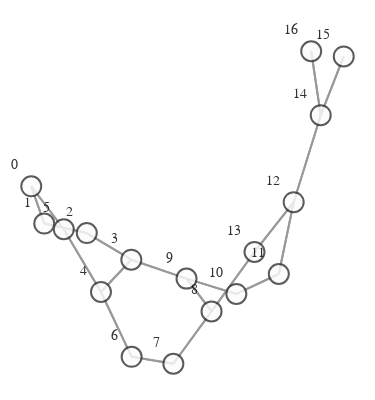

Source (notebook cell):
### Markdown cell above
# VISUALIZATION

### Code cell
def create_graph(graph):
    g = to_networkx(graph)
    pos = nx.spring_layout(g)
    vis = GraphVisualization(
        g,
        pos,
        node_text_position="top left",
        node_size=20,
    )
    fig = vis.create_figure()
    return fig


fig = create_graph(dataset[0])
fig.show()

### Figure 1 — Plotly figure (JSON) as saved in the notebook; plotly's stock layout.template omitted (floating-point values rounded to 4 significant figures)
{"data": [{"hoverinfo": "none", "line": {"color": "#808080", "width": 2}, "mode": "lines", "opacity": 0.8, "type": "scatter", "x": [-1, -0.9174, null, -1, -0.7927, null, -0.9174, -1, null, -0.9174, -0.6462, null, -0.6462, -0.9174, null, -0.6462, -0.3626, null, -0.3626, -0.6462, null, -0.3626, -0.556, null, -0.3626, -0.01105, null, -0.556, -0.3626, null, -0.556, -0.7927, null, -0.556, -0.3607, null, -0.7927, -1, null, -0.7927, -0.556, null, -0.3607, -0.556, null, -0.3607, -0.09505, null, -0.09505, -0.3607, null, -0.09505, 0.1482, null, 0.1482, -0.09505, null, 0.1482, -0.01105, null, 0.1482, 0.4218, null, -0.01105, -0.3626, null, -0.01105, 0.1482, null, -0.01105, 0.3064, null, 0.3064, -0.01105, null, 0.3064, 0.5767, null, 0.5767, 0.3064, null, 0.5767, 0.6715, null, 0.6715, 0.5767, null, 0.6715, 0.4218, null, 0.6715, 0.8437, null, 0.4218, 0.1482, null, 0.4218, 0.6715, null, 0.8437, 0.6715, null, 0.8437, 0.9903, null, 0.8437, 0.783, null, 0.9903, 0.8437, null, 0.783, 0.8437, null], "y": [0.1389, 0.03063, null, 0.1389, 0.01409, null, 0.03063, 0.1389, null, 0.03063, 0.002992, null, 0.002992, 0.03063, null, 0.002992, -0.07449, null, -0.07449, 0.002992, null, -0.07449, -0.1682, null, -0.07449, -0.1293, null, -0.1682, -0.07449, null, -0.1682, 0.01409, null, -0.1682, -0.3567, null, 0.01409, 0.1389, null, 0.01409, -0.1682, null, -0.3567, -0.1682, null, -0.3567, -0.3768, null, -0.3768, -0.3567, null, -0.3768, -0.2246, null, -0.2246, -0.3768, null, -0.2246, -0.1293, null, -0.2246, -0.05198, null, -0.1293, -0.07449, null, -0.1293, -0.2246, null, -0.1293, -0.174, null, -0.174, -0.1293, null, -0.174, -0.1159, null, -0.1159, -0.174, null, -0.1159, 0.09255, null, 0.09255, -0.1159, null, 0.09255, -0.05198, null, 0.09255, 0.3454, null, -0.05198, -0.2246, null, -0.05198, 0.09255, null, 0.3454, 0.09255, null, 0.3454, 0.5162, null, 0.3454, 0.5313, null, 0.5162, 0.3454, null, 0.5313, 0.3454, null]}, {"hoverinfo": "text", "marker": {"color": "#fcfcfc", "colorbar": {"thickness": 15, "title": {"side": "right", "text": ""}, "xanchor": "left"}, "colorscale": [[0, "rgb(255,255,217)"], [0.125, "rgb(237,248,177)"], [0.25, "rgb(199,233,180)"], [0.375, "rgb(127,205,187)"], [0.5, "rgb(65,182,196)"], [0.625, "rgb(29,145,192)"], [0.75, "rgb(34,94,168)"], [0.875, "rgb(37,52,148)"], [1, "rgb(8,29,88)"]], "line": {"color": "#333333", "width": 2}, "reversescale": false, "showscale": false, "size": 20}, "mode": "markers+text", "opacity": 0.8, "text": ["0", "1", "2", "3", "4", "5", "6", "7", "8", "9", "10", "11", "12", "13", "14", "15", "16"], "textfont": {"color": "#000000", "family": "Arial", "size": 14}, "textposition": "top left", "type": "scatter", "x": [-1, -0.9174, -0.6462, -0.3626, -0.556, -0.7927, -0.3607, -0.09505, 0.1482, -0.01105, 0.3064, 0.5767, 0.6715, 0.4218, 0.8437, 0.9903, 0.783], "y": [0.1389, 0.03063, 0.002992, -0.07449, -0.1682, 0.01409, -0.3567, -0.3768, -0.2246, -0.1293, -0.174, -0.1159, 0.09255, -0.05198, 0.3454, 0.5162, 0.5313]}], "layout": {"autosize": false, "height": 400, "hovermode": "closest", "margin": {"b": 5, "l": 0, "r": 0, "t": 20}, "paper_bgcolor": "rgba(255,255,255,255)", "plot_bgcolor": "rgba(0,0,0,0)", "scene": {"xaxis": {"autorange": true, "showgrid": false, "showline": false, "showticklabels": false, "ticks": "", "visible": false, "zeroline": false}, "yaxis": {"autorange": true, "showgrid": false, "showline": false, "showticklabels": false, "ticks": "", "visible": false, "zeroline": false}, "zaxis": {"autorange": true, "showgrid": false, "showline": false, "showticklabels": false, "ticks": "", "visible": false, "zeroline": false}}, "showlegend": false, "title": {"font": {"size": 16}, "text": ""}, "width": 375, "xaxis": {"autorange": true, "showgrid": false, "showline": false, "showticklabels": false, "ticks": "", "visible": false, "zeroline": false}, "yaxis": {"autorange": true, "showgrid": false, "showline": false, "showticklabels": false, "ticks": "", "visible": false, "zeroline": false}}}
